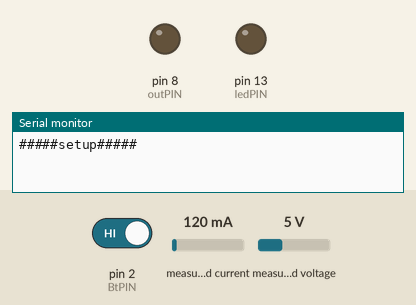
A sketch run on a simulated Arduino Pro Mini, built with avr-gcc and run on an emulated ATmega328P. Shown: output pins drawn as LEDs (lit = HIGH), the last lines printed to the serial monitor. Dashed ring = blinking. The test bench sets the inputs (shaded band); at power-on: pin 2 (BtPIN) HIGH, measured voltage 5 V, measured current 120 mA.

Above: at 1.2 s.
1.3 s: pin 2 (BtPIN) driven LOW
At 2.1 s:
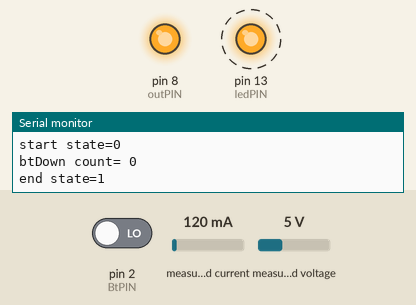
4.3 s: measured voltage set to 1 V
5.8 s: measured voltage set to 0.7 V
At 7.3 s:
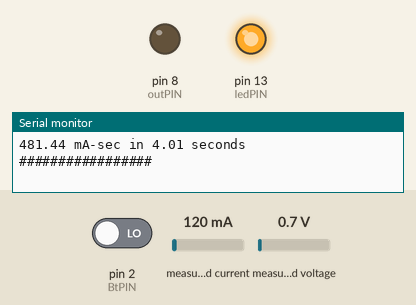
Timing chart, 0 to 8.8 s (numbered marks = the images above; inputs shaded):
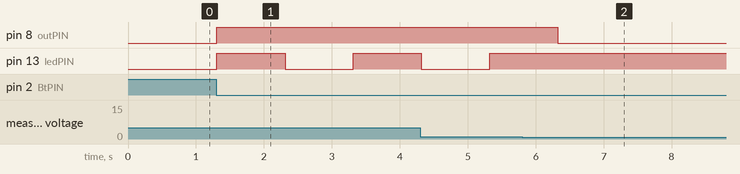

The sketch:

batteryChecker.ino
```cpp
/*

*/

//#include "TimerOne.h"
#include <Wire.h>
#include <Adafruit_INA219.h>

Adafruit_INA219 ina219;

const int BtPIN= 2;
const int outPIN = 8;
const int ledPIN = 13;

//const float BatStopV = 3.3; // Lithum
const float BatStopV = 0.9; // NiMH
int btCount = 0;

float batStartV = - 0.1;
float batEndV = 0.0;
float busvoltage = 0;

int secondCount = 0;
int minCount = 0;
int testCount = 0;
int lessprintLimit = 180;// ~3 minutes
int printRequest = lessprintLimit;

unsigned long lasttime = 0;;
unsigned long lastPeriod =0;
unsigned long lastBtUp = 0;

float totalMASec = 0.0;
float totalSec = 0.0;
float totalAmpMins = 0.0;
long rawItotal = 0;
float mAHour = 0.0;
int mAHourInt = 0;
unsigned long butDownTime;
int state = 0;
// the setup routine runs once when you press reset:
void setup() {

  pinMode(ledPIN, OUTPUT);
  pinMode(outPIN, OUTPUT);
  pinMode(BtPIN, INPUT);

  digitalWrite(ledPIN, LOW);
  digitalWrite(outPIN, LOW);
  lastBtUp = millis();
  state = 0; // 0 -inital state, 1 - discharge, 2 - done

  // initialize serial communication at 9600 bits per second:
  Serial.begin(9600);
  Serial.println("#####setup#####");
//  Timer1.initialize(1000000);         // initialize timer1, and set one second period
//  Timer1.attachInterrupt(timer1Callback);  // attaches callback() as a timer overflow interrupt
    attachInterrupt(digitalPinToInterrupt(BtPIN), btDown, FALLING );

  ina219.begin();  // Initialize first board (default address 0x40)
  ina219.setCalibration_32V_1A ();
  //ina219.setCalibration_16V_400mA ();
}

void btDown(){
    if ( (millis() - lastBtUp ) < 1000){
      Serial.println("bounce");
      return;
    }else lastBtUp = millis();

    Serial.print("##### btDown count= ");    Serial.println(btCount);
    Serial.print("start state=");    Serial.println(state);

    if (state == 0){
      //batStartV = ina219.getBusVoltage_V();  // cannot call ina219 in interupt or timer event
      state = 1;
     // btCount += 1;
    } else if (state == 1) {
      state = 2;
      //btCount += 1;
      done();
    } else if (state == 2 ){// push button 3 times will set state to 0
      if (btCount >= 1){
        btCount = 0;
        state = 0;
      }else btCount += 1;
    }
    Serial.print("btDown count= ");    Serial.println(btCount);
    Serial.print("end state=");    Serial.println(state);
}

void cal(){
  float shuntvoltage = 0;
  float current_mA = 0;

  busvoltage = ina219.getBusVoltage_V();
  current_mA = ina219.getCurrent_mA();
  batEndV = busvoltage;
  if(batEndV <= BatStopV){
    Serial.print("battery volt is too low: ");
    Serial.println(batEndV);
    state = 2;
    done();
  }

  unsigned long cctime = millis();
  lastPeriod = cctime - lasttime;
  lasttime = cctime;
  float lastPinSec= (float)lastPeriod/1000.0;
  totalSec += lastPinSec;
//  Serial.print("last Period in Sec "); Serial.println(lastPinSec, 4);
//  Serial.print("last Period in millis "); Serial.println(lastPeriod);
  totalMASec += current_mA*lastPinSec;

  if(printRequest >= lessprintLimit){
    printRequest = 0;
    Serial.print("Bus Voltage: "); Serial.print(busvoltage); Serial.print(" V,   ");
  //Serial.print("Shunt Voltage: "); Serial.print(shuntvoltage); Serial.println(" mV");
    Serial.print("Current: "); Serial.print(current_mA); Serial.print(" mA, ");
    totalAmpMins = totalMASec/60.0;
    float totalMins = totalSec/60.0;
    mAHour = totalAmpMins/60.0;
    mAHourInt = mAHour;
    Serial.print(mAHour );  Serial.print( " mA-H in ");  Serial.print(totalMins);  Serial.println( " minutes");

  }
  printRequest = printRequest + 1;


}
void done(){
  digitalWrite(outPIN, LOW); // disconnect load
  digitalWrite(ledPIN, HIGH);
  totalAmpMins = totalMASec/60.0;
  float totalMins = totalSec/60.0;
  mAHour = totalAmpMins/60.0;
  mAHourInt = mAHour;
  Serial.println( " ");
  Serial.println("###### DONE ######");
  Serial.print("start at ");  Serial.print(batStartV);  Serial.print(" end at ");  Serial.println(batEndV);
  Serial.print(mAHour );  Serial.print( " mA-H in ");  Serial.print(totalMins);  Serial.println( " minutes");
  Serial.println(" ############# ");
  Serial.print(totalMASec );  Serial.print( " mA-sec in ");  Serial.print(totalSec);  Serial.println( " seconds");
  Serial.println("#################");
  Serial.println( " ");
}

// the loop routine runs over and over again forever:
void loop() {
  run();
}
void run(){
  if (state == 1){
    if (batStartV <= 1.0){ // get initial voltage
      batStartV = ina219.getBusVoltage_V();
    }
    blinkLed();
    digitalWrite(outPIN, HIGH);
    lasttime = millis();
    delay(1000);
    cal();
  }
}
void blinkLed(){
   digitalWrite(ledPIN, digitalRead(ledPIN)^1 );
}
```

Measured:
- the behaviour switches between 0.9 and 0.8 V on measured voltage (found by bisection; images 1 and 2)
- after the input at 1.3 s, pin 8 (outPIN): LOW → HIGH at once; pin 13 (ledPIN): LOW → HIGH at once, → LOW 1.0 s later, → HIGH 1.0 s later
- after the input at 5.8 s, pin 8 (outPIN): HIGH → LOW after 0.52 s; pin 13 (ledPIN): stops changing and stays HIGH
